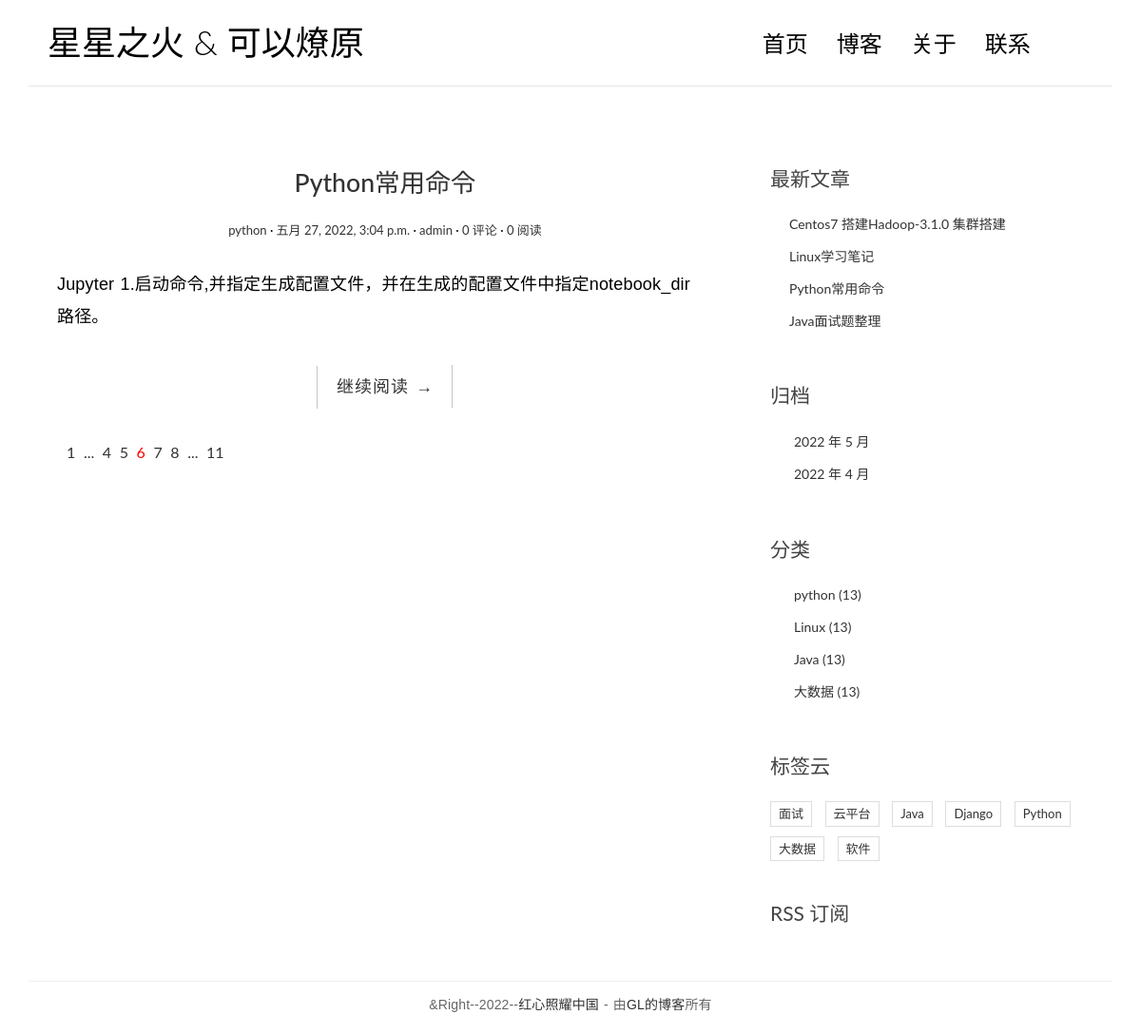
/polls/classification/1/, run on the app's committed database.
### polls/models.py (models this page shows, shortened)
class Article(models.Model):
    title = models.CharField('标题',max_length=100)
    introduction = models.CharField('简介',max_length=500,blank=True)
    content = models.TextField(default='暂无内容')
    classification = models.ForeignKey(Classification,on_delete=models.CASCADE)
    readCount = models.IntegerField(default=0)
    commentCount = models.IntegerField(default=0)
    author = models.CharField(verbose_name='作者',max_length=20)
    tags = models.ManyToManyField(Tag,verbose_name='标签',blank=True)
    pub_date = models.DateTimeField('date published',default=timezone.now)
    modified_time = models.DateTimeField(verbose_name="修改时间")
    class Meta:
        verbose_name = '文章'
        verbose_name_plural = verbose_name

class Classification(models.Model):
    name = models.CharField('分类名称',max_length=100)
    def __str__(self):
        return self.name

class Tag(models.Model):
    name = models.CharField(max_length=100)
    class Meta:
        verbose_name = '标签'
        verbose_name_plural = verbose_name

### polls/views.py (the view)
# urls.py: path('classification/<int:pk>/',views.classification,name='classification'),
def classification(request,pk):
    classification_name = get_object_or_404(Classification,pk=pk)
    article_list = Article.objects.filter(classification=classification_name).order_by('-pub_date')
    return render(request,'polls/classification.html',{'article_list':article_list})

### polls/templatetags/blog_extra.py (called while the page is built)
@register.inclusion_tag(filename='polls/inclusions/_recent_posts.html',takes_context=True)
def show_recent_blogs(context,num=5):
    return {
        'recent_blog_list':Article.objects.all().order_by('-pub_date')[:num],
    }

@register.inclusion_tag(filename='polls/inclusions/_archives.html',takes_context=True)
def show_archives(context):
    return {
        'date_list':Article.objects.dates('pub_date','month',order='DESC'),
    }

@register.inclusion_tag(filename='polls/inclusions/_categories.html',takes_context=True)
def show_categories(context):
    return {
        'classification_list':Classification.objects.all()
    }

@register.inclusion_tag(filename='polls/inclusions/_tags.html',takes_context=True)
def show_tags(context):
    return {
        'tag_list':Tag.objects.all()
    }

### polls/templates/polls/classification.html
{% extends 'base.html' %}
{% block main %}
    {% for article in article_list %}
        <article class="post post-{{ article.pk }}">
            <header class="entry-header">
                <h1 class="entry-title">
                    <a href="{% url 'polls:articleDetail' article.id %}">{{ article.title }}</a>
                </h1>
                <div class="entry-meta">
                    <span class="post-category"><a href="#">{{ article.classification }}</a></span>
                    <span class="post-date"><a href="#"><time class="entry-date"
                                                              datetime="2012-11-09T23:15:57+00:00">
                        {{ article.pub_date }}
                    </time></a></span>
                    <span class="post-author"><a href="#">{{ article.author }}</a></span>
                    <span class="comments-link"><a href="#">{{ article.commentCount }} 评论</a></span>
                    <span class="views-count"><a href="#">{{ article.readCount }} 阅读</a></span>
                </div>
            </header>
            <div class="entry-content clearfix">
                <p>{{ article.introduction }}</p>
                <div class="read-more cl-effect-14">
                    <a href="{% url 'polls:articleDetail' article.id %}" class="more-link">继续阅读 <span class="meta-nav">→</span></a>
                </div>
            </div>
        </article>
    {% empty %}
        <div class="no-post">暂时还没有发布的文章！</div>
    {% endfor %}
        <div class="pagination">
            <ul>
                <li><a href="">1</a></li>
                <li><a href="">...</a></li>
                <li><a href="">4</a></li>
                <li><a href="">5</a></li>
                <li class="current"><a href="">6</a></li>
                <li><a href="">7</a></li>
                <li><a href="">8</a></li>
                <li><a href="">...</a></li>
                <li><a href="">11</a></li>
            </ul>
        </div>
{% endblock main %}

### polls/templates/polls/inclusions/_recent_posts.html
<div class="widget widget-recent-posts">
  <h3 class="widget-title">最新文章</h3>
  <ul>
    {% for article in recent_blog_list %}
      <li>
        <a href="{% url 'polls:articleDetail' article.id %}">{{ article.title }}</a>
      </li>
    {% empty %}
      暂无文章！
    {% endfor %}
  </ul>
</div>

### polls/templates/polls/inclusions/_categories.html
<div class="widget widget-category">
  <h3 class="widget-title">分类</h3>
  <ul>
    {% for classification in classification_list %}
      <li>
        <a href="{% url 'polls:classification' classification.id %}">{{ classification.name }} <span class="article-count">(13)</span></a>
      </li>
    {% empty %}
      暂无分类！
    {% endfor %}
  </ul>
</div>

### polls/templates/polls/inclusions/_tags.html
<div class="widget widget-tag-cloud">
  <h3 class="widget-title">标签云</h3>
  <ul>
    {% for tag in tag_list %}
      <li>
        <a href="{% url 'polls:tags' tag.id %}">{{ tag.name }}</a>
      </li>
    {% empty %}
      暂无标签！
    {% endfor %}
  </ul>
</div>

### polls/static/polls/css/custom.css (style rules this page uses)
* { outline: none; }
h1, h2, h3, h4, h5, h6 { margin-top: 0; }
a { color: #333; }
body { color: #444; font-family: 'Lato', sans-serif; }
p { font-family: 'Ubuntu', sans-serif; font-weight: 400; word-spacing: 1px; letter-spacing: 0.01em; }
.post { background: #fff; padding: 30px 30px 0; }
.entry-title { text-align: center; font-size: 1.9em; margin-bottom: 20px; line-height: 1.6; padding: 10px 20px 0; }
.entry-meta { text-align: center; color: #DDDDDD; font-size: 13px; margin-bottom: 30px; }
.entry-content { font-size: 18px; line-height: 1.9; font-weight: 300; color: #000; }
.post-category::after, .post-date::after, .post-author::after, .comments-link::after { content: ' ·'; color: #000; }
.read-more { font-family: 'Ubuntu', sans-serif; font-weight: 400; word-spacing: 1px; letter-spacing: 0.01em; text-align: center; margin-top: 20px; }
.cl-effect-14 a { padding: 0 20px; height: 45px; line-height: 45px; position: relative; display: inline-block; margin: 15px 25px; letter-spacing: 1px; font-weight: 400; text-shadow: 0 0 1px rgba(255, 255, 255, 0.3); }
.cl-effect-14 a::before, .cl-effect-14 a::after { position: absolute; width: 45px; height: 1px; background: #C3C3C3; content: ''; -webkit-transition: all 0.3s; -moz-transition: all 0.3s; transition: all 0.3s; pointer-events: none; }
.cl-effect-14 a::before { top: 0; left: 0; -webkit-transform: rotate(90deg); -moz-transform: rotate(90deg); transform: rotate(90deg); -webkit-transform-origin: 0 0; -moz-transform-origin: 0 0; transform-origin: 0 0; }
.cl-effect-14 a::after { right: 0; bottom: 0; -webkit-transform: rotate(90deg); -moz-transform: rotate(90deg); transform: rotate(90deg); -webkit-transform-origin: 100% 0; -moz-transform-origin: 100% 0; transform-origin: 100% 0; }
.widget { background: #fff; padding: 30px 0 0; }
.widget-title { font-size: 1.5em; margin-bottom: 20px; line-height: 1.6; padding: 10px 0 0; font-weight: 400; }
.widget-recent-posts ul { padding: 0; margin: 0; padding-left: 20px; }
.widget-recent-posts ul li { list-style-type: none; position: relative; line-height: 170%; margin-bottom: 10px; }
.widget-recent-posts ul li::before { content: '\f3d3'; font-family: "Ionicons"; position: absolute; left: -17px; top: 3px; font-size: 16px; color: #000; }
.widget-category ul { padding: 0; margin: 0; padding-left: 25px; }
.widget-category ul li { list-style-type: none; position: relative; line-height: 170%; margin-bottom: 10px; }
.widget-category ul li::before { content: '\f3fe'; font-family: "Ionicons"; position: absolute; left: -25px; top: 1px; font-size: 18px; color: #000; }
.widget-tag-cloud ul { padding: 0; margin: 0; margin-right: -10px; }
.widget-tag-cloud ul li { list-style-type: none; font-size: 13px; display: inline-block; margin-right: 10px; margin-bottom: 10px; padding: 3px 8px; border: 1px solid #ddd; }
.pagination ul { list-style: none; }
.pagination ul li { display: inline-block; font-size: 16px; margin-right: 5px; }
.current a { color: red; }

### data on the page
Article: title "Python常用命令", classification "python", pub_date "五月 27, 2022, 3:04 p.m.", author "admin", commentCount "0", readCount "0", introduction "Jupyter 1.启动命令,并指定生成配置文件，并在生成的配置文件中指定notebook_dir 路径。"
Article: title "Centos7 搭建Hadoop-3.1.0 集群搭建"
Article: title "Linux学习笔记"
Article: title "Java面试题整理"
Classification: name "python"
Classification: name "Linux"
Classification: name "Java"
Classification: name "大数据"
Tag: name "面试"
Tag: name "云平台"
Tag: name "Java"
Tag: name "Django"
Tag: name "Python"
Tag: name "大数据"
Tag: name "软件"

### other printed values
{{ date.year }} "2022" "2022"
{{ date.month }} "5" "4"
